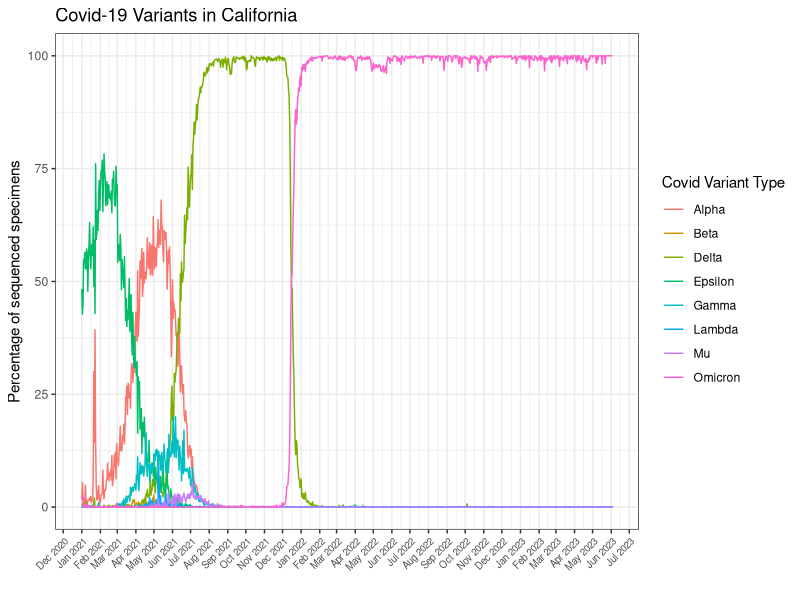

Write the R code that produced this figure.
## ---- chunk 1
knitr::opts_chunk$set(echo = TRUE)
## ---- chunk 2
#load packages
library('ggplot2')
library('lubridate')
library('dplyr')
## ---- chunk 3
#load & inspect data
data <- read.csv('covid19_variants.csv')
head(data)
tail(data)
## ---- chunk 4
#remove the 'Total' and 'Other' variant_name data from the set
data <- data%>%filter(variant_name!='Total')%>%filter(variant_name!='Other')
#change data type in date column to date
data$date <- ymd(data$date)
## ---- chunk 5
#plotting the data
ggplot(data,aes(date,percentage,group=variant_name))+
  geom_line(aes(color=variant_name))+
  labs(title='Covid-19 Variants in California',y='Percentage of sequenced specimens',color='Covid Variant Type',x='')+
  scale_x_date(date_breaks = 'month',date_labels = '%b %Y')+
  theme_bw()+
  theme(axis.text.x = element_text(angle = 45,vjust=1,hjust=1,size=7))
